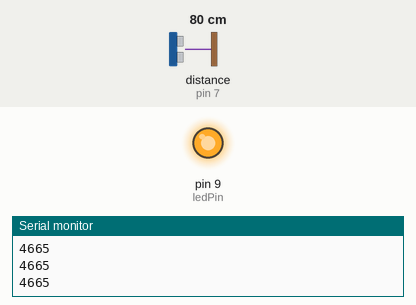
Recording of a sketch running on a simulated Arduino Uno, built with avr-gcc and run on an emulated ATmega328P. Parts: output pins drawn as LEDs (lit = HIGH), the last lines printed to the serial monitor. Wiring (inferred from the names in the program): ultrasonic range finder: trigger pin 7; echo pin 7. Inputs (shaded band) come from the test bench; at power-on: distance to the obstacle (sensor on pin 7) 80 cm. The echo pulse lasts 58.3 µs per cm.

Above: at 1.2 s.
1.3 s: distance to the obstacle (sensor on pin 7) set to 10 cm
2.8 s: distance to the obstacle (sensor on pin 7) set to 8 cm
At 3.3 s:
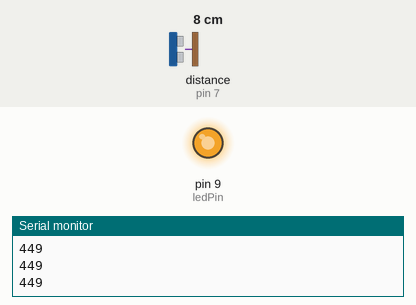
4.3 s: distance to the obstacle (sensor on pin 7) set to 2 cm
At 5.4 s:
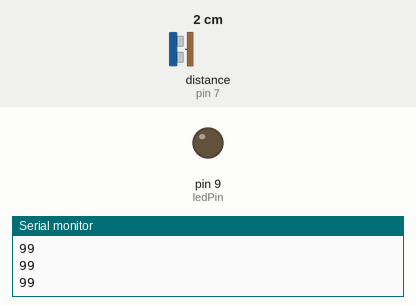
5.8 s: distance to the obstacle (sensor on pin 7) set to 4 cm
At 7.1 s:
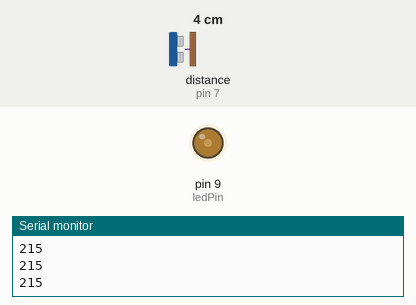
Timing chart, 0 to 8.3 s (numbered marks = the images above; inputs shaded):
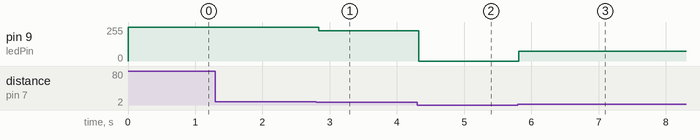

The sketch:

cclab_pjt2.ino
```cpp
const int pingPin = 7;
int ledPin = 9;
int brightness = 0;
int sensorValue =0;

void setup() {
  // initialize serial communication:
  Serial.begin(9600);
  pinMode(ledPin, OUTPUT);
}

void loop()
{
  // establish variables for duration of the ping,
  // and the distance result in inches and centimeters:
  long duration, inches, cm;

  // The PING))) is triggered by a HIGH pulse of 2 or more microseconds.
  // Give a short LOW pulse beforehand to ensure a clean HIGH pulse:
  pinMode(pingPin, OUTPUT);
  digitalWrite(pingPin, LOW);
  delayMicroseconds(2);
  digitalWrite(pingPin, HIGH);
  delayMicroseconds(5);
  digitalWrite(pingPin, LOW);

  // The same pin is used to read the signal from the PING))): a HIGH
  // pulse whose duration is the time (in microseconds) from the sending
  // of the ping to the reception of its echo off of an object.
  pinMode(pingPin, INPUT);
  duration = pulseIn(pingPin, HIGH);

   sensorValue = duration;
   brightness = map(sensorValue, 100, 490, 0, 255);
   analogWrite(ledPin, brightness);
  // convert the time into a distance
//  inches = microsecondsToInches(duration);
//  cm = microsecondsToCentimeters(duration);

//  Serial.print(inches);
//  Serial.print("in, ");
//  Serial.print(cm);
//  Serial.print("cm");
  Serial.println(duration);

  delay(50);
}
```

Measured:
- after the input at 2.8 s, pin 9 (ledPin): 255/255 → 228/255 at once
- after the input at 4.3 s, pin 9 (ledPin): 228/255 → 0/255 at once
- after the input at 5.8 s, pin 9 (ledPin): 0/255 → 75/255 at once
